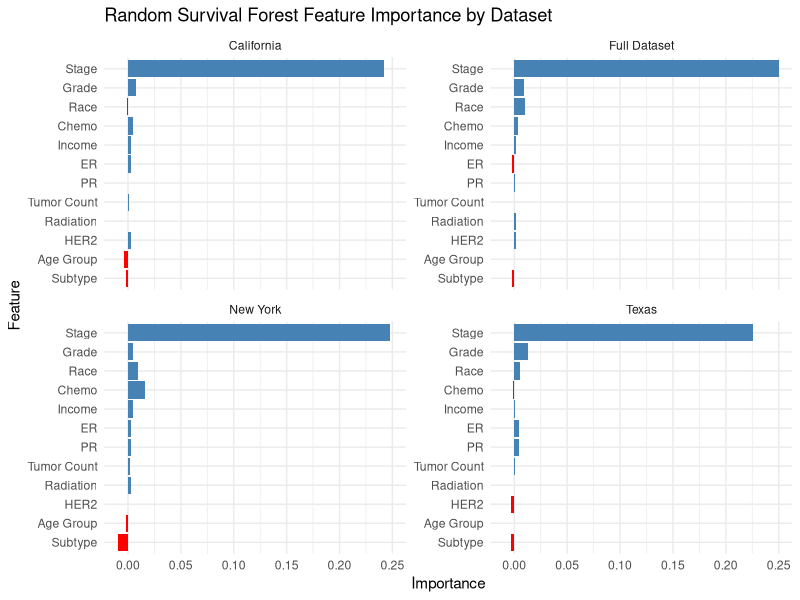
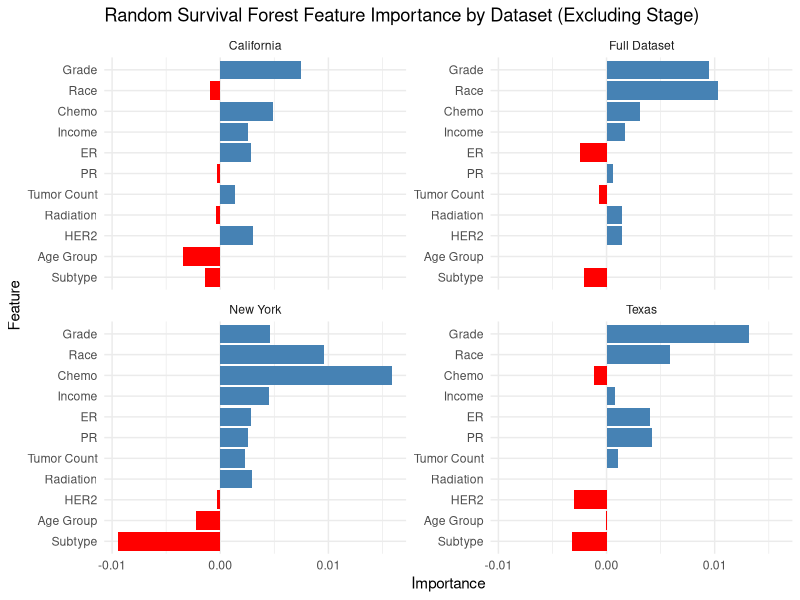

These charts were generated, in order, by the following R code:
# Load libraries
library(ggplot2)
library(dplyr)
library(tidyr)

# Example data (replace with your actual results)
data <- data.frame(
  Dataset = rep(c("Full Dataset", "California", "Texas", "New York"), each = 12),
  Feature = rep(c(
    "Stage", "Race", "Grade", "Chemo", "Income", "Radiation", "HER2", "PR", "Age Group",
    "Tumor Count", "Subtype", "ER"
  ), 4),
  Importance = c(
    # Full Dataset
    0.249966, 0.010270, 0.009505, 0.003053, 0.001662, 0.001448, 0.001402, 0.000581,
    0.000041, -0.000664, -0.002048, -0.002451,
    # California
    0.242461, -0.000944, 0.007440, 0.004908, 0.002551, -0.000378, 0.003067, -0.000284,
    -0.003488, 0.001370, -0.001431, 0.002808,
    # Texas
    0.225855, 0.005874, 0.013139, -0.001132, 0.000768, 0.000000, -0.003047, 0.004230,
    -0.000008, 0.001100, -0.003203, 0.004047,
    # New York
    0.247945, 0.009576, 0.004632, 0.015917, 0.004495, 0.002970, -0.000329, 0.002553,
    -0.002280, 0.002328, -0.009456, 0.002890
  )
)

# Optional: Reorder Feature factor based on average importance
data$Feature <- factor(data$Feature, levels = unique(data$Feature))

# Plot
ggplot(data, aes(x = reorder(Feature, Importance), y = Importance, fill = Importance > 0)) +
  geom_col(show.legend = FALSE) +
  coord_flip() +
  facet_wrap(~ Dataset, scales = "free_y") +
  labs(
    title = "Random Survival Forest Feature Importance by Dataset",
    x = "Feature",
    y = "Importance"
  ) +
  scale_fill_manual(values = c("red", "steelblue")) +
  theme_minimal()

# Remove Stage from the dataset
data_no_stage <- data %>%
  filter(Feature != "Stage")

# Plot without Stage
ggplot(data_no_stage, aes(x = reorder(Feature, Importance), y = Importance, fill = Importance > 0)) +
  geom_col(show.legend = FALSE) +
  coord_flip() +
  facet_wrap(~ Dataset, scales = "free_y") +
  labs(
    title = "Random Survival Forest Feature Importance by Dataset (Excluding Stage)",
    x = "Feature",
    y = "Importance"
  ) +
  scale_fill_manual(values = c("red", "steelblue")) +
  theme_minimal()
